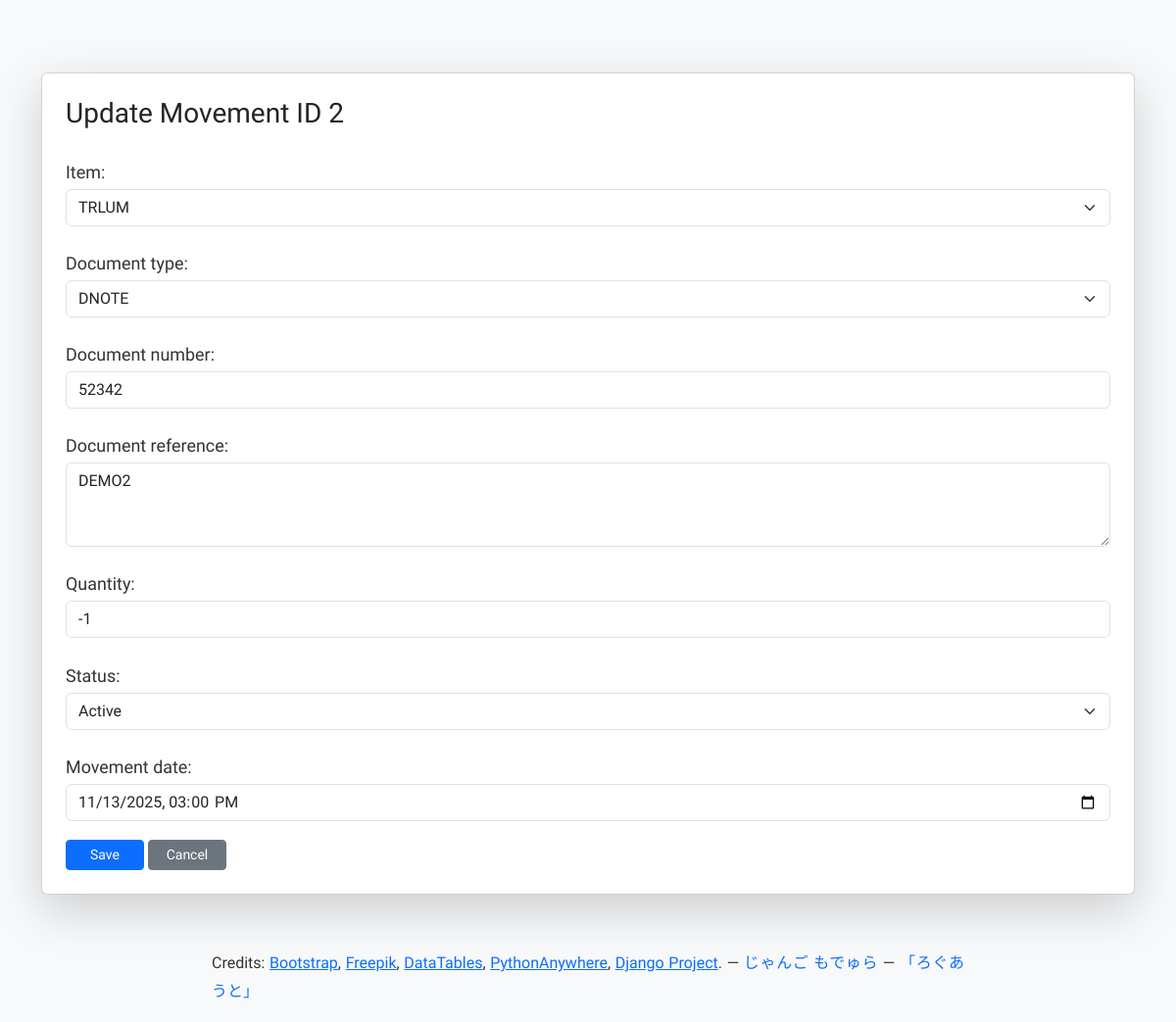
The app's page /movements/update/2/ (signed in) with its own data.
### apps/movements/models.py (models this page shows, shortened)
class StockMovements(models.Model):
    STATUS_CHOICES = [
        (1, 'Active'),
        (0, 'Inactive'),
    ]
    id = models.AutoField(primary_key=True)
    item = models.ForeignKey(
        StockItems,
        on_delete=models.DO_NOTHING,
        db_column='item_id'
    )
    document_type = models.ForeignKey(
        StockDocType,
        on_delete=models.DO_NOTHING,
        db_column='document_type_id'
    )
    document_number = models.IntegerField()
    document_reference = models.TextField(null=True, blank=True)
    quantity = models.IntegerField()
    status = models.IntegerField(choices=STATUS_CHOICES, default=1)
    movement_date = models.DateTimeField()
    created_at = models.DateTimeField()
    updated_at = models.DateTimeField()
    class Meta:
        db_table = 'stock_movements'
        managed = False  # DO NOT let Django modify the table

### apps/movements/views.py (the view)
# urls.py: path('update/<int:pk>/', views.update_record, name='update'),
@login_required
def update_record(request, pk):
    record = get_object_or_404(StockMovements, pk=pk)
    if not (request.user.is_superuser or request.user.groups.filter(name='Admin').exists()):
        messages.warning(request, "You do not have permission to edit stock movements.")
        return redirect('movements:index')
    if request.method == 'POST':
        form = StockMovementsForm(request.POST, instance=record)
        if form.is_valid():
            updated = form.save(commit=False)
            updated.updated_at = timezone.now()
            updated.save()
            return redirect('movements:index')
    else:
        form = StockMovementsForm(instance=record)
    return render(request, 'movements/form.html', {
        'title': f'Update Movement ID {record.id}',
        'form': form,
    })

### apps/movements/forms.py
class StockMovementsForm(forms.ModelForm):
    movement_date = forms.DateTimeField(
        initial=timezone.now,
        widget=forms.DateTimeInput(
            attrs={
                'type': 'datetime-local',  # HTML5 datetime picker
                'class': 'form-control',
            }
        )
    )
    class Meta:
        model = StockMovements
        fields = [
            'item',
            'document_type',
            'document_number',
            'document_reference',
            'quantity',
            'status',
            'movement_date',
        ]
        widgets = {
            'item': forms.Select(attrs={'class': 'form-select'}),
            'document_type': forms.Select(attrs={'class': 'form-select'}),
            'document_number': forms.NumberInput(attrs={'class': 'form-control'}),
            'document_reference': forms.Textarea(attrs={'class': 'form-control', 'rows': 3}),
            'quantity': forms.NumberInput(attrs={'class': 'form-control'}),
            'status': forms.Select(attrs={'class': 'form-select'}),
        }

### apps/doctype/models.py (called while the page is built)
    def __str__(self):
        return self.name

### apps/items/models.py (called while the page is built)
    def __str__(self):
        return self.code  # Display the 'code' field as the string representation

### apps/movements/templates/movements/form.html (shortened to what this page needs)
{% extends 'base.html' %}
{% block content %}
<div class="card shadow-lg p-4 mb-3">
    <h3 class="mb-4">{{ title }}</h3>
    <form method="post">
        {{ form.as_p }}
        <button type="submit" class="btn btn-primary btn-sm">Save</button>
        <a href="{% url 'movements:index' %}" class="btn btn-secondary btn-sm">Cancel</a>
    </form>
</div>
{% endblock %}

### static/css/style.css (style rules this page uses)
body { font-family: "Neucha", Arial, Helvetica, sans-serif; line-height: 1.7; color: #222; background-color: #fff; padding-top: 50px; }
p { font-size: 1.25rem; line-height: 1.8; font-weight: 400; color: #333; margin-bottom: 1.2rem; text-align: justify; }
table, table td, table th, button, select, select option, label { font-family: "Neucha", Arial, Helvetica, sans-serif; font-size: 1.12rem; line-height: 1.55; font-weight: 400; color: #333; }
.card { max-width: 100%; width: 1280px; margin: 0 auto; background-color: #fff; }
.btn-sm { min-width: 80px; }
html, body { height: 100%; }
body.d-flex.flex-column { min-height: 100vh; }
body { display: flex; flex-direction: column; }

### records on screen
StockMovements: item "TRLUM", document_type "DNOTE", document_number "52342", document_reference "DEMO2", quantity "-1", status "Active", movement_date "11/13/2025 15:00"

### other values on screen
{{ title }} "Update Movement ID 2"
